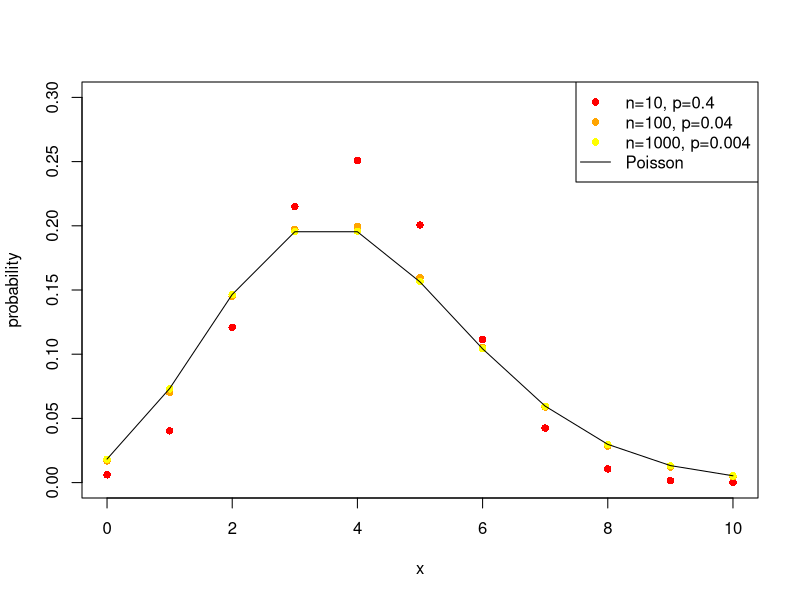
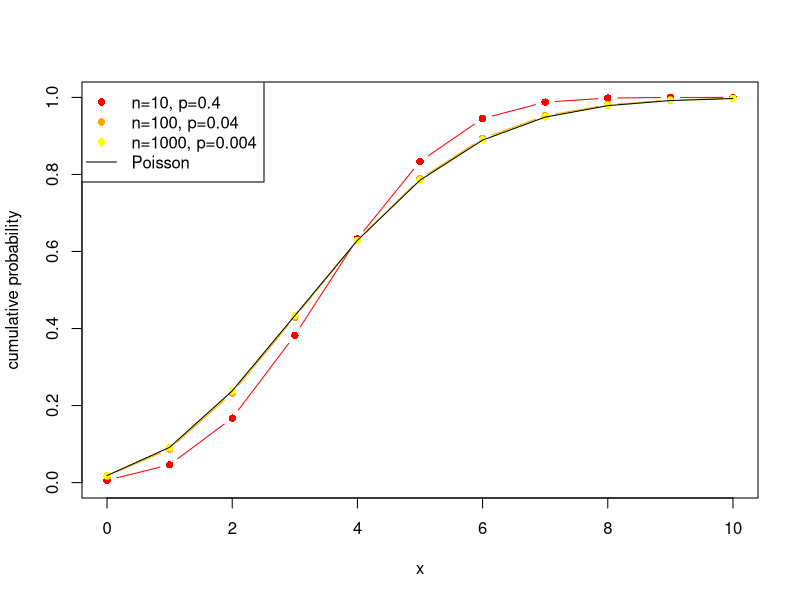
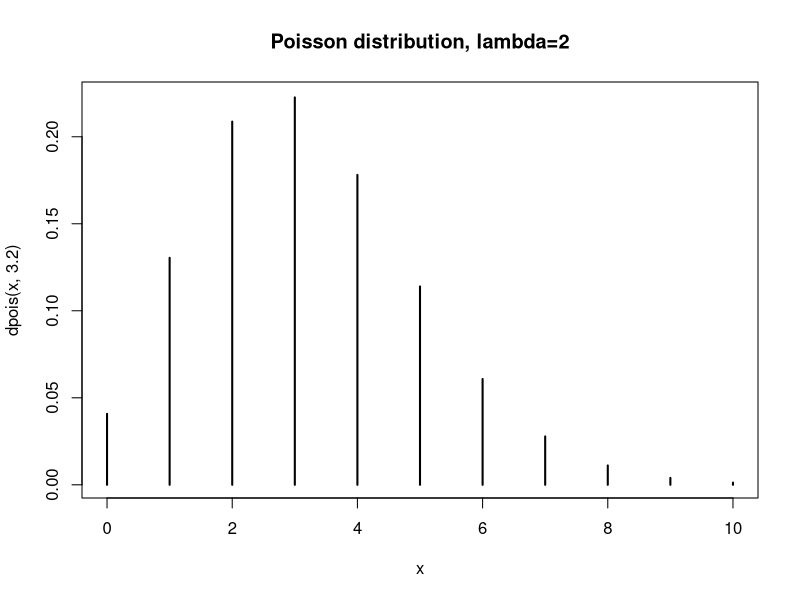
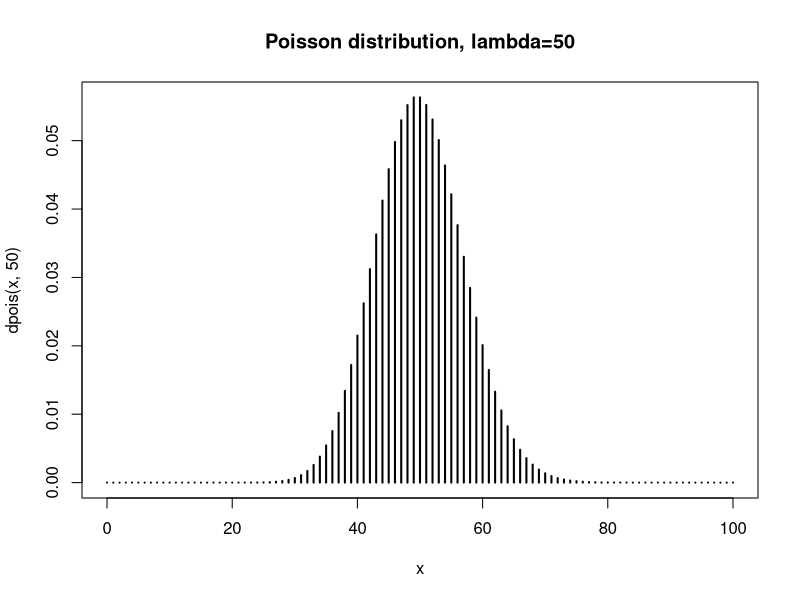

Reproduce these figures in R, in order.
## ---- chunk 1
e <- 1:5
jj <- data.frame(n=10^e, p=0.4/10^e, np=4, var=4*(1-1/10^e))
knitr::kable(jj,caption="limiting process for the Poisson distribution")
## ---- chunk 2
n <- 10^(1:3)
x <- 0:10
plot(x, x*0.03, type='n', ylab="probability")
cols <- c("red","orange", "yellow", "green", "blue", "purple")
for(i in seq_along(n)){
    points(x,dbinom(x,n[i],4/n[i]),pch=16,col=cols[i])
}
points(x,dpois(x,4),type='l')
legend("topright",
       legend=c("n=10, p=0.4","n=100, p=0.04", "n=1000, p=0.004","Poisson"),
       pch=c(16,16,16,NA),col=c(cols[seq_along(n)],"black"),lty=c(NA,NA,NA,1))
## ---- chunk 3
plot(x, x/10, type='n', ylab="cumulative probability")
cols <- c("red","orange", "yellow", "green", "blue", "purple")
for(i in seq_along(n)){
    points(x, pbinom(x,n[i],4/n[i]),pch=16,col=cols[i],type="b")
}
points(x,ppois(x,4),type='l')
legend("topleft",
       legend=c("n=10, p=0.4","n=100, p=0.04", "n=1000, p=0.004","Poisson"),
       pch=c(16,16,16,NA),col=c(cols[seq_along(n)],"black"),lty=c(NA,NA,NA,1))
## ---- chunk 4
rpois(40, lambda=4.5)
## ---- chunk 5
dpois(0:5, lambda = 4.5)
## ---- chunk 6
sum(dpois(0:100, lambda=4.5))
## ---- chunk 7
mean(rpois(1e6, lambda=4.5))
mean(rpois(1e6, lambda=4.5))
mean(rpois(1e6, lambda=4.5))
## ---- chunk 8
sd(rpois(1e6, lambda=4.5))
## ---- chunk 9
sqrt(4.5)
## ---- chunk 10
x <- 0:10
plot(x, dpois(x, 3.2), type='h', lwd=2,
    main = 'Poisson distribution, lambda=2')
## ---- chunk 11
x <- 0:100
plot(x, dpois(x, 50), type='h', lwd=2,
    main = 'Poisson distribution, lambda=50')
